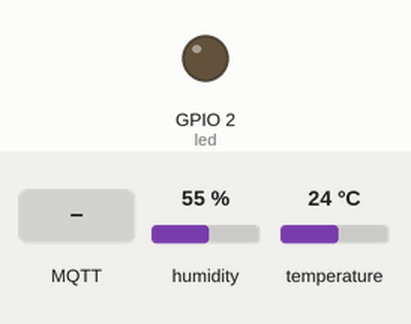
This program was run on a simulated ESP32. On the bench: output pins drawn as LEDs (lit = HIGH). The test bench sets the inputs (shaded band); at power-on: humidity 55 %, temperature 24 °C. WiFi joins after 1.5 s; servers stay silent unless stated; random numbers use the default seed unless the program sets one; no MQTT or app messages arrive unless stated; what the program prints to the serial monitor is not drawn.

Above: at 5.2 s.
5.3 s: MQTT message "ON" arrives on the second subscribed topic
At 5.9 s:
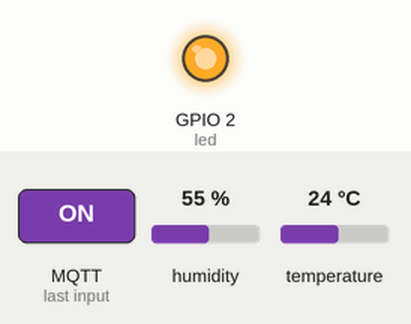
6.8 s: MQTT message "fromNodeRED" arrives on the first subscribed topic
8.3 s: MQTT message "LedState" arrives on the first subscribed topic
Timing chart, 0 to 11.3 s (numbered marks = the images above; inputs shaded):
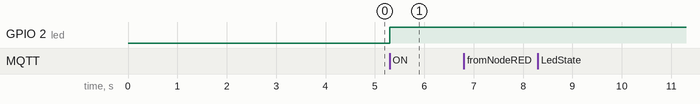

The program:

main.cpp
```cpp
#include <Arduino.h>
#include <ArduinoJson.h>
#include "Wifimqtt.h"

#define led 2
unsigned long previousMillis = 0;
unsigned long dhtReadInterval = 5000; // Read DHT11 every 5 seconds

void setup()
{
  Serial.begin(115200);
  delay(2000);

  Serial.println("\n\n=== ESP32 Temperature & Humidity Monitor (DHT11) Starting ===");

  pinMode(led, OUTPUT);
  digitalWrite(led, LOW);

  // Initialize DHT11 sensor
  dht.begin();
  Serial.println("DHT11 sensor initialized!");

  Serial.println("Initializing WiFi and MQTT...");
  connectAP();

  client.setServer(mqtt_server, 1884);
  client.setCallback(callback);

  Serial.println("Setup complete!\n");
}

void loop()
{
  if (WiFi.status() != WL_CONNECTED)
  {
    Serial.println("WiFi disconnected! Reconnecting...");
    connectAP();
  }

  if (!client.connected())
  {
    Serial.println("MQTT disconnected! Reconnecting...");
    reconnect();
  }

  client.loop();

  unsigned long currentMillis = millis();
  if (currentMillis - previousMillis >= dhtReadInterval)
  {
    previousMillis = currentMillis;

    if (client.connected())
    {
      sendDHTvalues();
    }
    else
    {
      Serial.println("Not connected to MQTT - cannot publish");
    }
  }
}
```

Credentials.h
```cpp
const char *ssid = "TOPNET_9890";
const char *password = "cjuuie2aej";
```

WifiMQTT.h
```cpp
#include <Arduino.h>
#include <WiFi.h>
#include <PubSubClient.h>
#include <ArduinoJson.h>
#include <DHT.h>
#include "credentials.h"

#define led 2
#define DHTPIN 4
#define DHTTYPE DHT11

DHT dht(DHTPIN, DHTTYPE);

// MQTT
String clientID = "ESP32-";
const char *mqtt_server = "192.168.1.18";
const char *mqtt_user = "Melek";
const char *mqtt_password = "Melek2005";
WiFiClient espClient;
PubSubClient client(espClient);

void reconnect()
{
    int attempts = 0;
    while (!client.connected() && attempts < 10)
    {
        Serial.print("Attempting MQTT connection to: ");
        Serial.print(mqtt_server);
        Serial.print(":1884 with user: ");
        Serial.println(mqtt_user);

        clientID = "ESP32-";
        clientID += String(random(0xffff), HEX);
        Serial.print("Client ID: ");
        Serial.println(clientID);

        if (client.connect(clientID.c_str(), mqtt_user, mqtt_password))
        {
            Serial.println("✓ Connected to MQTT!");
            client.subscribe("fromNodeRED");
            client.subscribe("LedState");
            client.subscribe("JSONfromNodeRED");
            return;
        }
        else
        {
            int state = client.state();
            Serial.print("✗ Failed, code: ");
            Serial.println(state);

            switch (state)
            {
            case -4:
                Serial.println("MQTT_CONNECTION_TIMEOUT");
                break;
            case -3:
                Serial.println("MQTT_CONNECTION_LOST");
                break;
            case -2:
                Serial.println("MQTT_CONNECT_FAILED");
                break;
            case -1:
                Serial.println("MQTT_DISCONNECTED");
                break;
            case 0:
                Serial.println("Connected");
                break;
            case 1:
                Serial.println("Bad protocol version");
                break;
            case 2:
                Serial.println("Bad client id");
                break;
            case 3:
                Serial.println("Unavailable");
                break;
            case 4:
                Serial.println("Bad credentials");
                break;
            case 5:
                Serial.println("Unauthorized");
                break;
            }

            Serial.println("Retrying in 5 seconds...\n");
            delay(5000);
            attempts++;
        }
    }
    Serial.println("Failed to connect after multiple attempts");
}

void callback(char *topic, byte *message, unsigned int length)
{
    String messageTemp;
    for (int i = 0; i < length; i++)
    {
        messageTemp += (char)message[i];
    }

    Serial.print("Message arrived on topic: ");
    Serial.print(topic);
    Serial.print(" | Message: ");
    Serial.println(messageTemp);

    if (String(topic) == "fromNodeRED")
    {
        Serial.println("Received from Node-RED: " + messageTemp);
    }
    else if (String(topic) == "LedState")
    {
        if (messageTemp == "ON")
        {
            digitalWrite(led, HIGH);
            Serial.println("LED turned ON");
        }
        else if (messageTemp == "OFF")
        {
            digitalWrite(led, LOW);
            Serial.println("LED turned OFF");
        }
    }
    else if (String(topic) == "JSONfromNodeRED")
    {
        JsonDocument doc;
        DeserializationError error = deserializeJson(doc, messageTemp);

        if (error)
        {
            Serial.print("deserializeJson() failed: ");
            Serial.println(error.c_str());
            return;
        }

        const char *device = doc["device"];
        int threshold = doc["threshold"];

        Serial.println("=== JSON Data Received ===");
        Serial.print("Device: ");
        Serial.println(device);
        Serial.print("Threshold: ");
        Serial.println(threshold);
        Serial.println("========================\n");
    }
}

void connectAP()
{
    Serial.println("\nConnecting to WiFi...");
    Serial.print("SSID: ");
    Serial.println(ssid);

    WiFi.begin(ssid, password);
    byte cnt = 0;

    while (WiFi.status() != WL_CONNECTED)
    {
        delay(1000);
        Serial.print(".");
        cnt++;
        if (cnt > 30)
        {
            Serial.println("\nWiFi connection timeout! Restarting...");
            ESP.restart();
        }
    }

    Serial.println("\n✓ WiFi Connected!");
    Serial.print("IP Address: ");
    Serial.println(WiFi.localIP());
}

void sendDHTvalues()
{
    float humidity = dht.readHumidity();
    float temperature = dht.readTemperature();

    if (isnan(humidity) || isnan(temperature))
    {
        Serial.println("Failed to read from DHT11 sensor!");
        return;
    }

    JsonDocument doc;
    doc["device"] = "Temperature & Humidity Monitor";
    doc["temperature"] = temperature;
    doc["humidity"] = humidity;
    doc["timestamp"] = millis();

    doc.shrinkToFit();
    char buff[256];
    serializeJson(doc, buff);
    client.publish("DHT11/readings", buff);

    Serial.println("=== DHT11 Data Sent ===");
    Serial.print("Temperature: ");
    Serial.print(temperature);
    Serial.println(" °C");
    Serial.print("Humidity: ");
    Serial.print(humidity);
    Serial.println(" %");
    Serial.println("=======================\n");
}
```

Measured:
- after the input at 5.3 s, GPIO 2 (led): LOW → HIGH at once
- after the input at 6.8 s, every drawn part: stays the same
- after the input at 8.3 s, every drawn part: stays the same
